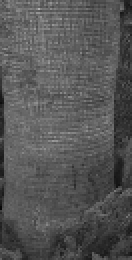
#> input picture Data/Negative/IMG_0009_scale17_x144_y426_w140_h279.png, 66 x 130 px, given as the content of the folder /mydrive/My/ Drive/Machine/ Learning/Data_CK/Predict/, which was not available (shown 2 times larger)
$ jupyter execute --allow-errors SVM_only.ipynb   (shell and % lines are left out)
#> lines starting #> are read from the running program, lines starting #| are printed output that depends on the picture; pictures that were not available may be replaced by others from this repository, and a replacement may not be noted
[cell 1]
import numpy as np
import os
from sklearn.metrics import f1_score
import glob
import cv2
import scipy.ndimage
from google.colab.patches import cv2_imshow
import matplotlib.pyplot as plt
from sklearn.model_selection import train_test_split
from sklearn import svm
from sklearn.svm import SVC
from google.colab import drive
drive.mount('/mydrive', True)

[cell 2]
def create_data(training_set):
  %cd /mydrive/My\ Drive/Machine\ Learning/Data_CK/Negative/
  !pwd
  path_read = '*.png'
  filename = glob.glob(path_read)
  count = 0
  for ii in filename:
    if count < 1000:
      img = cv2.imread(ii)
      training_set.append(img)
      count = count + 1

  %cd /mydrive/My\ Drive/Machine\ Learning/Data_CK/Positive/
  !pwd
  filename = glob.glob(path_read)
  count = 0
  for ii in filename:
    if count < 500:
      img = cv2.imread(ii)
      training_set.append(img)
      count = count + 1
  return training_set

[cell 3]
def converted(img):
  img = cv2.cvtColor(img, cv2.COLOR_BGR2GRAY)
  return img

[cell 4]
def imfilter(img_, filter):
  result = np.zeros((img_.shape[0], img_.shape[1]))
  row = img_.shape[0]
  col = img_.shape[1]
  if (filter.shape[0] == np.transpose(filter).shape[0]): #1d array
    for i in range (row):
      for ii in range (col):
        if (ii == 0):
          temp = img_[i][ii] * filter[1] + img_[i][ii+1] * filter[2]
          result[i][ii] = temp
        elif (ii == col - 1):
          temp = img_[i][ii-1] * filter[0] + img_[i][ii] * filter[1]
          result[i][ii] =  temp
        else:
          temp = img_[i][ii-1] * filter[0] + img_[i][ii] * filter[1] + img_[i][ii+1] * filter[2]
          result[i][ii] =  temp
  else:
    for i in range (col):
      for ii in range (row):
        if (ii == 0):
          temp = img_[ii][i] * filter[1] + img_[ii+1][i] * filter[2]
          result[ii][i] = temp
        elif (ii == row - 1):
          temp = img_[ii-1][i] * filter[0] + img_[ii][i] * filter[1]
          result[ii][i] =  temp
        else:
          temp = img_[ii-1][i] * filter[0] + img_[ii][i] * filter[1] + img_[ii+1][i] * filter[2]
          result[ii][i] = temp
  return result

[cell 5]
def getHistogram(magnitude, angles, numBins):
  magnitude = np.reshape(magnitude,(64,))
  angles = np.reshape(angles,(64,))
  H = np.zeros((numBins, ))#create 9 bins
  binSize = np.pi/numBins #each bin contains 20 degree, converted into rad
  #compute the histogram below
  cellSize_ = 64
  #dx = bin contains number in range of that degree
  d10 = (np.pi/180)*10 #10 degree in rad
  d30 = d10 + binSize
  d50 = d30 + binSize
  d70 = d50 + binSize
  d90 = d70 + binSize
  d110 = d90 + binSize
  d130 = d110 + binSize
  d150 = d130 + binSize
  d170 = d150 + binSize

  for i in range (cellSize_ - 1):
    #convert angles into unsigned
    if (angles[i] < 0):
      angles[i] = angles[i] + np.pi
    #contribute elements into each bin
    if (angles[i] >= 0  and angles[i] < d10):
                rightPortion = (angles[i] + d10 )/binSize * magnitude[i]
                leftPortion  = magnitude[i] - rightPortion
                H[8] = H[8] + leftPortion
                H[0] = H[0] + rightPortion
    elif  (angles[i] >= d10  and angles[i] < d30):
                rightPortion = (angles[i] - d10 )/binSize * magnitude[i]
                leftPortion  = magnitude[i] - rightPortion
                H[0] = H[0] + leftPortion
                H[1] = H[1] + rightPortion
    elif  (angles[i] >= d30  and angles[i] < d50):
                rightPortion = (angles[i] - d30 )/binSize * magnitude[i]
                leftPortion  = magnitude[i] - rightPortion
                H[1] = H[1] + leftPortion
                H[2] = H[2] + rightPortion
    elif  (angles[i] >= d50  and angles[i] < d70):
                rightPortion = (angles[i] - d50 )/binSize * magnitude[i]
                leftPortion  = magnitude[i] - rightPortion
                H[2] = H[2] + leftPortion
                H[3] = H[3] + rightPortion
    elif  (angles[i] >= d70  and angles[i] < d90):
                rightPortion = (angles[i] - d70 )/binSize * magnitude[i]
                leftPortion  = magnitude[i] - rightPortion
                H[3] = H[3] + leftPortion
                H[4] = H[4] + rightPortion
    elif  (angles[i] >= d90  and angles[i] < d110):
                rightPortion = (angles[i] - d90 )/binSize * magnitude[i]
                leftPortion  = magnitude[i] - rightPortion
                H[4] = H[4] + leftPortion
                H[5] = H[5] + rightPortion
    elif  (angles[i] >= d110 and angles[i] < d130):
                rightPortion = (angles[i]- d110)/binSize * magnitude[i]
                leftPortion  = magnitude[i] - rightPortion
                H[5] = H[5] + leftPortion
                H[6] = H[6] + rightPortion
    elif  (angles[i] >= d130 and angles[i] < d150):
                rightPortion = (angles[i]- d130)/binSize * magnitude[i]
                leftPortion  = magnitude[i] - rightPortion
                H[6] = H[6] + leftPortion
                H[7] = H[7] + rightPortion
    elif  (angles[i] >= d150 and angles[i] < d170):
                rightPortion = (angles[i] - d150)/binSize * magnitude[i]
                leftPortion  = magnitude[i] - rightPortion
                H[7] = H[7] + leftPortion
                H[8] = H[8] + rightPortion
    else:
                rightPortion = (angles[i] - d170)/binSize * magnitude[i]
                leftPortion  = magnitude[i] - rightPortion
                H[8] = H[8] + leftPortion
                H[1] = H[0] + rightPortion
  return H

[cell 6]
def getDescriptor(imgTemp):
  numBins = 9
  cellSize = 8
  descriptor = []
  counter  = 0
  numHorizon = 8
  numVertical = 16
  hx = np.array([-1, 0, 1])
  hy = np.array([[-1], [0], [1]])
  dx = imfilter(imgTemp, hx)
  dy = imfilter(imgTemp, hy)
  dx = dx[1:np.shape(dx)[0] - 1, 1:np.shape(dx)[1] - 1]
  dy = dy[1:np.shape(dy)[0] - 1, 1:np.shape(dy)[1] - 1]
  angles = np.arctan2(dx, dy)
  magnit = np.zeros((128, 64))
  for i in range (128):
    for ii in range (64):
      magnit[i][ii] = np.sqrt(np.power(dx[i][ii], 2) + np.power(dy[i][ii], 2))
  for rr in range (numVertical - 1):
    row = (rr) * cellSize
    for cc in range (numHorizon - 1):
      col = (cc) * cellSize
      angBlock = angles[row:row+15, col:col+15]
      mgBlock = magnit[row:row+15, col:col+15]
      #mgBlock = np.multiply(mgBlock, mask)
      mgBlock1 = mgBlock[0:8,  0:8]
      mgBlock2 = mgBlock[0:8,  9:16]
      mgBlock3 = mgBlock[9:16, 0:8]
      mgBlock4 = mgBlock[9:16, 9:16]
      angBlock1 = angBlock[0:8 , 0:8]
      angBlock2 = angBlock[0:8 , 9:16]
      angBlock3 = angBlock[9:16, 0:8]
      angBlock4 = angBlock[9:16, 9:16]
      hist1 = getHistogram(mgBlock1, angBlock1, numBins)
      hist2 = getHistogram(mgBlock1, angBlock1, numBins)
      hist3 = getHistogram(mgBlock1, angBlock1, numBins)
      hist4 = getHistogram(mgBlock1, angBlock1, numBins)
      blockHists = []
      blockHists.append(hist1)
      blockHists.append(hist2)
      blockHists.append(hist3)
      blockHists.append(hist4)
      blockHists = np.reshape(np.array(blockHists), (36,))
      descriptor.append(blockHists)
  return np.array(descriptor).ravel()

[cell 7]
def preprocess(data_set):
  total_descriptor = []
  for ii in range (len(data_set)):
    data_set[ii] = converted(data_set[ii])
    buffer = getDescriptor(data_set[ii])
    total_descriptor.append(buffer)
  return np.array(total_descriptor)

[cell 8]
def train_svm(descriptor, label):
  clf = svm.LinearSVC()
  clf.fit(descriptor, label)
  w = clf.coef_
  b = clf.intercept_
  w = w.ravel()
  %cd /mydrive/My\ Drive/Machine\ Learning/Data_CK/
  !pwd
  with open("w.txt",'w') as f:
    for a in w:
        print("%s" % a, file=f)
  print(num_lines)
  #print('w = ', w)
  print('b = ', b)
  return w, b

[cell 9]
def get_w():
  %cd /mydrive/My\ Drive/Machine\ Learning/Data_CK/
  !pwd
  w = []
  f = open("w.txt", "r")
  for x in f:
    w.append(float(x))
  w = np.array(w).ravel()
  return w

[cell 10]
def classify(img, b):
  w = get_w()
  score = 0
  for ii in range (3780):
    score = score + img[ii]*w[ii]
  score = score + b
  if (score > 0):
    print('YES')
    return True
  else:
    print('NO')
    return False

[cell 11]
def execute(img, b):
	img = getDescriptor(img)
	classify(img, b)

[cell 12]
def predict(b):
#> called with b = -0.993
  total_descriptor = []
  label = []
  for i in range (12):
    label.append(0)
  for i in range (12):
    label.append(1)
  label = np.array(label).ravel()
  pred = []
  %cd /mydrive/My\ Drive/Machine\ Learning/Data_CK/Predict/
  !pwd
  path_read = '*.*'
  filename = glob.glob(path_read)
  pred_set = []
  for ii in filename:
    img = cv2.imread(ii)
#> img is the input picture: shape (130, 66, 3); min 8, max 178, mean 85.6
    pred_set.append(img)
  total_descriptor = preprocess(pred_set)
#> the loop in preprocess, `for ii in range (len(data_set)):` made 1 pass
#> (cellSize in getDescriptor, counter in getDescriptor, numHorizon in getDescriptor, numVertical in getDescriptor, hy in getDescriptor) on pass 1: (8, 0, 8, 16, [-1, 0, 1])
#> pass 1, in getDescriptor, `dx = imfilter(imgTemp, hx)`:
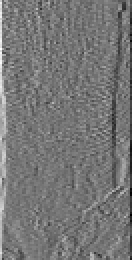
#> dx: shape (130, 66) float64 (shown 2 times larger); min -108, max 124, mean 0; drawn with min black and max white
#> pass 1, in getDescriptor, `dy = imfilter(imgTemp, hy)`:
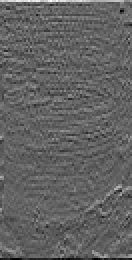
#> dy: shape (130, 66) float64 (shown 2 times larger); min -94, max 148, mean -0.2; drawn with min black and max white
#> pass 1, in getDescriptor, `dx = dx[1:np.shape(dx)[0] - 1, 1:np.shape(dx)[1] - 1]`:
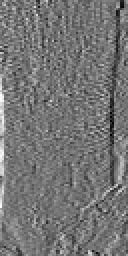
#> dx: shape (128, 64) float64 (shown 2 times larger); min -73, max 85, mean -0.2; drawn with min black and max white
  for ii in total_descriptor:
    classify(ii, b)
    if (classify(ii,b) == True):
      pred.append(1)
    else:
      pred.append(0)
#> this loop made 1 pass
  pred = np.array(pred).ravel()
  print ("f1_score:", f1_score(label, pred))

$ run again, on Data/Negative/IMG_0009_scale1_x197_y637_w64_h128.png
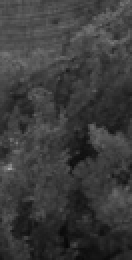
#> input picture Data/Negative/IMG_0009_scale1_x197_y637_w64_h128.png, 66 x 130 px, given as the content of the folder /mydrive/My/ Drive/Machine/ Learning/Data_CK/Predict/, which was not available (shown 2 times larger)
#> in predict, img is the input picture: shape (130, 66, 3); min 7, max 171, mean 59.6
#> the loop in preprocess, `for ii in range (len(data_set)):` made 1 pass
#> (cellSize in getDescriptor, counter in getDescriptor, numHorizon in getDescriptor, numVertical in getDescriptor, hy in getDescriptor) on pass 1: (8, 0, 8, 16, [-1, 0, 1])
#> pass 1, in getDescriptor, `dx = imfilter(imgTemp, hx)`:
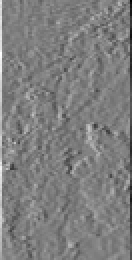
#> dx: shape (130, 66) float64 (shown 2 times larger); min -109, max 110, mean -0.1; drawn with min black and max white
#> pass 1, in getDescriptor, `dx = dx[1:np.shape(dx)[0] - 1, 1:np.shape(dx)[1] - 1]`:
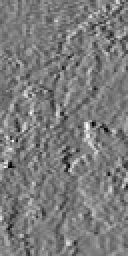
#> dx: shape (128, 64) float64 (shown 2 times larger); min -58, max 61, mean -0.3; drawn with min black and max white
#> the loop in predict, `for ii in total_descriptor:` made 1 pass

$ run again, on Data/Negative/IMG_0009_scale1_x213_y293_w64_h128.png
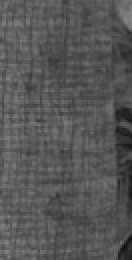
#> input picture Data/Negative/IMG_0009_scale1_x213_y293_w64_h128.png, 66 x 130 px, given as the content of the folder /mydrive/My/ Drive/Machine/ Learning/Data_CK/Predict/, which was not available (shown 2 times larger)
#> in predict, img is the input picture: shape (130, 66, 3); min 16, max 133, mean 86.1
#> the loop in preprocess, `for ii in range (len(data_set)):` made 1 pass
#> (cellSize in getDescriptor, counter in getDescriptor, numHorizon in getDescriptor, numVertical in getDescriptor, hy in getDescriptor) on pass 1: (8, 0, 8, 16, [-1, 0, 1])
#> pass 1, in getDescriptor, `dx = imfilter(imgTemp, hx)`:
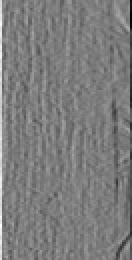
#> dx: shape (130, 66) float64 (shown 2 times larger); min -126, max 130, mean -0.5; drawn with min black and max white
#> pass 1, in getDescriptor, `dx = dx[1:np.shape(dx)[0] - 1, 1:np.shape(dx)[1] - 1]`:
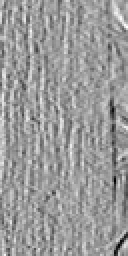
#> dx: shape (128, 64) float64 (shown 2 times larger); min -71, max 44, mean -1; drawn with min black and max white
#> the loop in predict, `for ii in total_descriptor:` made 1 pass

$ run again, on Data/Negative/IMG_0009_scale1_x565_y5_w64_h128.png
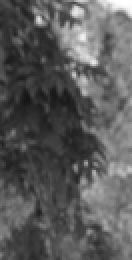
#> input picture Data/Negative/IMG_0009_scale1_x565_y5_w64_h128.png, 66 x 130 px, given as the content of the folder /mydrive/My/ Drive/Machine/ Learning/Data_CK/Predict/, which was not available (shown 2 times larger)
#> in predict, img is the input picture: shape (130, 66, 3); min 21, max 255, mean 90.4
#> the loop in preprocess, `for ii in range (len(data_set)):` made 1 pass
#> (cellSize in getDescriptor, counter in getDescriptor, numHorizon in getDescriptor, numVertical in getDescriptor, hy in getDescriptor) on pass 1: (8, 0, 8, 16, [-1, 0, 1])
#> pass 1, in getDescriptor, `dx = imfilter(imgTemp, hx)`:
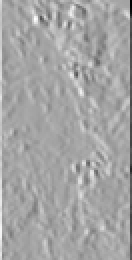
#> dx: shape (130, 66) float64 (shown 2 times larger); min -254, max 140, mean 1; drawn with min black and max white
#> pass 1, in getDescriptor, `dx = dx[1:np.shape(dx)[0] - 1, 1:np.shape(dx)[1] - 1]`:
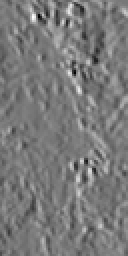
#> dx: shape (128, 64) float64 (shown 2 times larger); min -125, max 140, mean 2.1; drawn with min black and max white
#> the loop in predict, `for ii in total_descriptor:` made 1 pass
